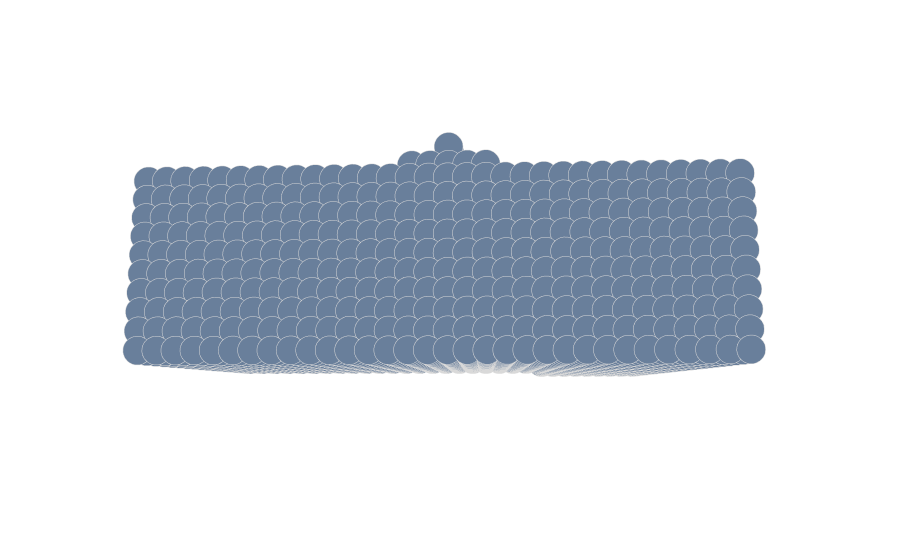

The notebook cell saved with this chart:
### Code cell
idx = 11
print(modelnet10['train']['labels'][idx])
plot_vol(modelnet10['train']['data'][idx])

### Figure 1 — Plotly figure (JSON) as saved in the notebook; plotly's stock layout.template omitted (floating-point values rounded to 4 significant figures; data arrays with more than 128 entries replaced by an {"elided": "..."} marker saying what was removed)
{"data": [{"marker": {"color": "rgb(105, 127, 155)", "line": {"color": "rgba(217, 217, 217, 1)", "width": 0.5}, "opacity": 1, "size": 10}, "mode": "markers", "type": "scatter3d", "x": {"elided": "2851 int values"}, "y": {"elided": "2851 int values"}, "z": {"elided": "2851 int values"}}], "layout": {"autosize": true, "margin": {"b": 0, "l": 0, "r": 0, "t": 0}, "scene": {"aspectmode": "auto", "aspectratio": {"x": 1.288, "y": 1.479, "z": 0.5248}, "camera": {"center": {"x": 0, "y": 0, "z": 0}, "eye": {"x": 2.14, "y": 0.1033, "z": -0.3094}, "projection": {"type": "perspective"}, "up": {"x": 0, "y": 0, "z": 1}}, "xaxis": {"type": "linear", "visible": false}, "yaxis": {"type": "linear", "visible": false}, "zaxis": {"type": "linear", "visible": false}}}}
